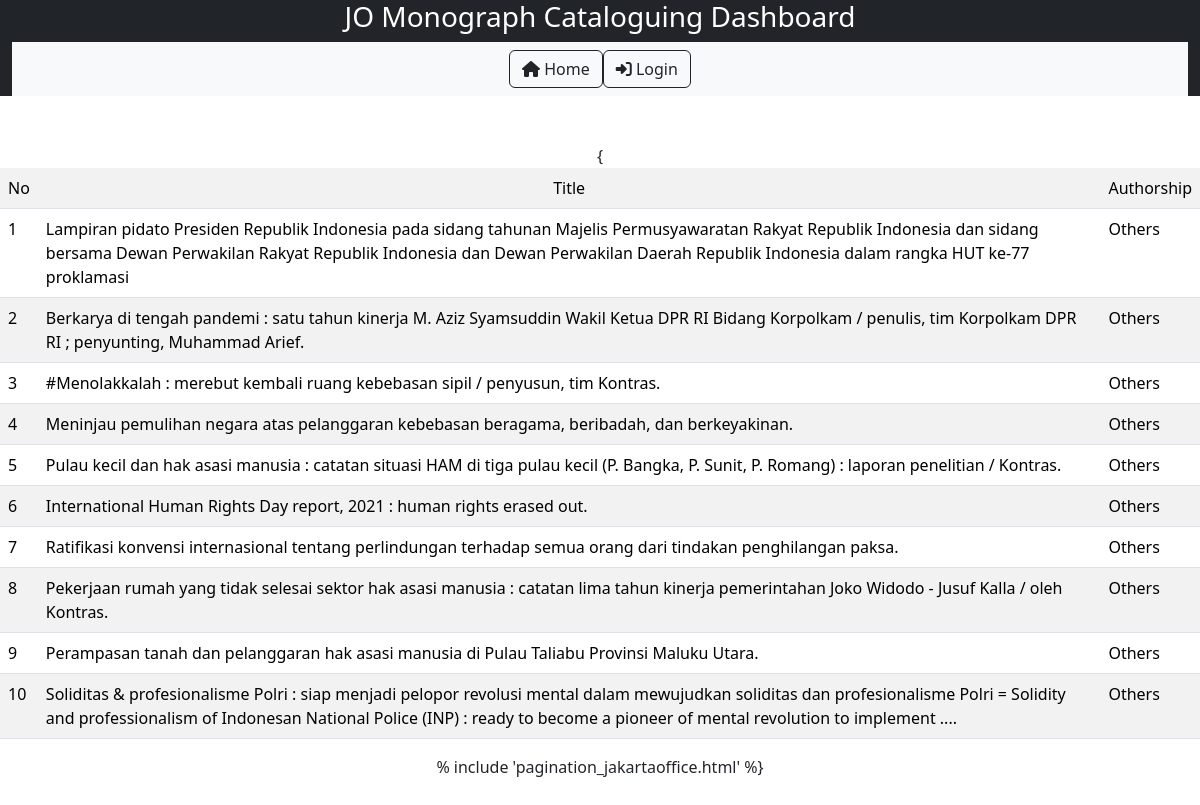
Page /detail_authorship/Others/ on the committed database.
### nlajkt_cat_stat/models.py (models this page shows)
class Catalogues(models.Model):
    entry_date = models.DateField()
    consignment_no = models.IntegerField(default=469)
    title = models.TextField()
    work_type = models.CharField(max_length=20, choices=[
        ('Original','Original'),
        ('Translation','Translation'),
        ('Adaptation','Adaptation')
        ], default='Original')
    publish_year = models.IntegerField()
    volume = models.CharField(max_length=20, choices=[
        ('Single','Single'),
        ('Multi-complete','Multi-complete'),
        ('Multi-incomplete','Multi-incomplete'),
        ], default='Single')
    copycat = models.CharField(max_length=20, choices=[
        ('Original','Original'),
        ('Partial copycat','Partial copycat'),
        ('Full copycat','Full copycat'),
        ], default='Original')
    ISBN = models.CharField(max_length=20, choices=[
        ('No','No'),
        ('Yes-valid','Yes-valid'),
        ('Yes-invalid','Yes-invalid'),
        ], default='No')
    authorship_type = models.CharField(max_length=50, choices=[
        ('Single author','Single author'),
        ('Collaboration','Collaboration'),
        ('Compilation','Compilation'),
        ('Others','Others')
        ], default='Single')
    language = models.CharField(max_length=50, choices=[
        ('Indonesian','Indonesian'),
        ('English','English'),
        ('Indonesian local','Indonesian local'),
        ('Multi language','Multi language'),
        ('Others','Others')
        ], default='Indonesian')
    bibliography = models.CharField(max_length=20, choices=[
        ('No','No'),
        ('Yes','Yes'),
        ], default='No')
    indexx = models.CharField(max_length=20, choices=[
        ('No','No'),
        ('Yes','Yes'),
        ], default='No')
    publisher_type = models.CharField(max_length=100, choices=[
        ('Commercial','Commercial'),
        ('Government','Government'),
        ('Universities','Universities'),
        ('NGO','NGO'),
        ('International','International'),
        ('Others','Others')
        ], default='Commercial')
    genre = models.CharField(max_length=100, choices=[
        ('General non fiction','General non fiction'),
        ('Fiction-novel','Fiction-novel'),
        ('Fiction-short stories','Fiction-short stories'),
	    ('Fiction-biographic','Fiction-biographic'),
	    ('Fiction-drama','Fiction-drama'),
        ('Poetry','Poetry'),
        ('Folktales','Folktales'),
        ('Biography-single','Biography-single'),
        ('Biography-collective','Biography-collective'),
        ('Biography-auto','Biography-auto'),
        ('Dictionaries','Dictionaries'),
        ('Proceeding','Proceeding'),
        ('Comic, cartoon','Comic, cartoon'),
        ], default='General non fiction')
    format = models.CharField(max_length=100, choices=[
        ('Book-printed','Book-printed'),
        ('Book-electronic','Book-electronic'),
        ('Non book video','Non book video'),
        ('Non book audio','Non book audio'),
        ('Map-single','Map-single'),
        ('Map-atlas','Map-atlas'),
        ('Ephemera','Ephemera')
        ], default='Book-printed')
    size = models.CharField(max_length=10, choices=[
        ('YY','YY'),
        ('YYq', 'YYq'),
        ('YYf','YYf'),
        ('YYp','YYp'),
        ('YYpf','YYpf')
        ],default='YY')
    subject = models.CharField(max_length=50, choices=[
       ('000-Generalities','000-Generalities'),
       ('000-Library science','000-Library science'),
       ('000-Journalism and media','000-Journalism and media'),
       ('100-Philosophy and ethics','100-Philosophy and ethics'),
       ('200-Religions-general','200-Religions-general'),
       ('200-Religion-Islam','200-Religion-Islam'),
       ('200-Religion-Christianity','200-Religion-Christianity'),
       ('200-Religion-Hinduism','200-Religion-Hinduism'),
       ('200-Religion-Buddhism and others','200-Religion-Buddhism and others'),
       ('300-Social-anthropology and sociology','300-Social-anthropology and sociology'),
       ('300-Social-problems and services','300-Social-problems and services'),
       ('300-Social-politics','300-Social-politics'),
       ('300-Social-international relations','300-Social-international relations'),
       ('300-Social-economics-general','300-Social-economics-general'),
       ('300-Social-economics-management','300-Social-economics-management'),
       ('300-Social-economics-resources','300-Social-economics-resources'),
       ('300-Social-economics-policy and development','300-Social-economics-policy and development'),
       ('300-Social-economics-financial and monetary','300-Social-economics-financial and monetary'),
       ('300-Social-economics-industries and production','300-Social-economics-industries and production'),
       ('300-Social-culture','300-Social-culture'),
       ('300-Social-military','300-Social-military'),
       ('300-Social-education','300-Social-education'),
       ('300-Social-law','300-Social-law'),
       ('300-Social-transportation','300-Social-transportation'),
       ('300-Social-public administration','300-Social-public administration'),
       ('300-Social-human rights','300-Social-human rights'),
       ('400-Language-linguistics','400-Language-linguistics'),
       ('400-Language-sociolinguistics','400-Language-sociolinguistics'),
       ('500-Science-general','500-Science-general'),
       ('600-Technology-general','600-Technology-general'),
       ('600-Agriculture and agribusiness','600-Agriculture and agribusiness'),
       ('700-Arts-general','700-Arts-general'),
       ('700-Arts-visual','700-Arts-visual'),
       ('700-Arts-performance','700-Arts-performance'),
       ('700-Arts-music','700-Arts-music'),
       ('700-Architecture','700-Architecture'),
       ('800-Literature-general','800-Literature-general'),
       ('800-Literature-fiction and poetry','800-Literature-fiction and poetry'),
       ('900-History-general','900-History-general'),
       ('900-History-Indonesia','900-History-Indonesia'),
       ('900-Geography and travel','900-Geography and travel'),
       ('900-Biography','900-Biography')
       ], null=True)

### nlajkt_cat_stat/views.py (the view)
# urls.py: path('detail_authorship/<str:authorship_type>/', views.detail_authorship, name='detail_authorship'),
def detail_authorship(request, authorship_type):
    detail_authorship = Catalogues.objects.all().filter(authorship_type=authorship_type)
    page = request.GET.get('page', 1)
    paginator = Paginator(detail_authorship, 10)
    try:
        paging = paginator.page(page)
    except PageNotAnInteger:
        paging = paginator.page(1)
    except EmptyPage:
        paging = paginator.page(paginator.num_pages)
    template = loader.get_template('detail_authorship.html')
    context = {'paging' : paging,}
    return HttpResponse(template.render(context, request))

### nlajkt_cat_stat/templates/detail_authorship.html
{% extends 'base.html'%}
{% block block1 %}
<br><br><center>{
<table style="width: auto;" class="table table-striped">
    <tr bgcolor = 'grey'>
      <b><td>No</td>
        <td align="center">Title</td>
        <td align="center">Authorship</td></b>
    </tr>
    {% for x in paging %}
    <tr>
        <td>{{ forloop.counter0|add:paging.start_index }}</td>
        <td>{{ x.title }}</td>
        <td>{{ x.authorship_type }}</td>
    </tr>
    {% endfor %}
</table>
% include 'pagination_jakartaoffice.html' %}</center>
<br><br>
{% endblock %}

### rows in the picture
Catalogues: title "Lampiran pidato Presiden Republik Indonesia pada sidang tahunan Majelis Permusyawaratan Rakyat Republik Indonesia dan sidang bersama Dewan Perwakilan Rakyat Republik Indonesia dan Dewan Perwakilan Daerah Republik Indonesia dalam rangka HUT ke-77 proklamasi", authorship_type "Others"
Catalogues: title "Berkarya di tengah pandemi : satu tahun kinerja M. Aziz Syamsuddin Wakil Ketua DPR RI Bidang Korpolkam / penulis, tim Korpolkam DPR RI ; penyunting, Muhammad Arief.", authorship_type "Others"
Catalogues: title "#Menolakkalah : merebut kembali ruang kebebasan sipil / penyusun, tim Kontras.", authorship_type "Others"
Catalogues: title "Meninjau pemulihan negara atas pelanggaran kebebasan beragama, beribadah, dan berkeyakinan.", authorship_type "Others"
Catalogues: title "Pulau kecil dan hak asasi manusia : catatan situasi HAM di tiga pulau kecil (P. Bangka, P. Sunit, P. Romang) : laporan penelitian / Kontras.", authorship_type "Others"
Catalogues: title "International Human Rights Day report, 2021 : human rights erased out.", authorship_type "Others"
Catalogues: title "Ratifikasi konvensi internasional tentang perlindungan terhadap semua orang dari tindakan penghilangan paksa.", authorship_type "Others"
Catalogues: title "Pekerjaan rumah yang tidak selesai sektor hak asasi manusia : catatan lima tahun kinerja pemerintahan Joko Widodo - Jusuf Kalla / oleh Kontras.", authorship_type "Others"
Catalogues: title "Perampasan tanah dan pelanggaran hak asasi manusia di Pulau Taliabu Provinsi Maluku Utara.", authorship_type "Others"
Catalogues: title "Soliditas & profesionalisme Polri : siap menjadi pelopor revolusi mental dalam mewujudkan soliditas dan profesionalisme Polri = Solidity and professionalism of Indonesan National Police (INP) : ready to become a pioneer of mental revolution to implement ....", authorship_type "Others"
